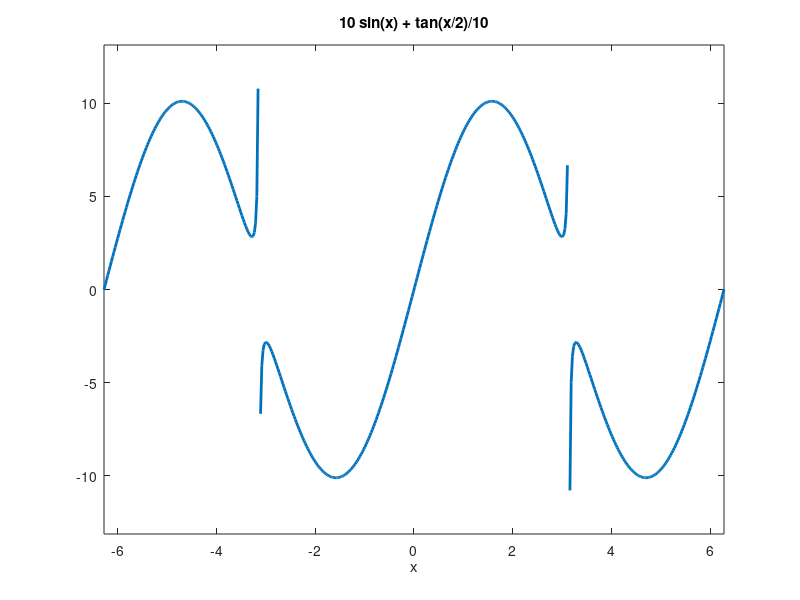
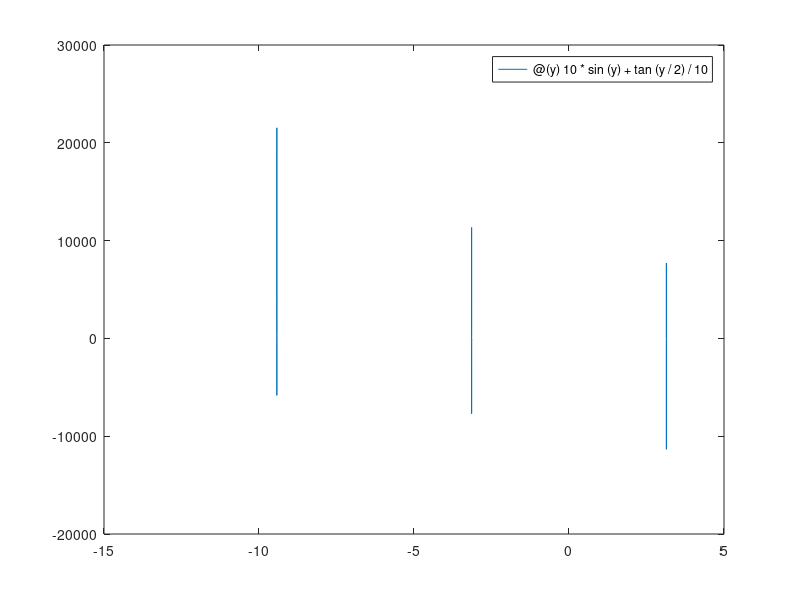

MATLAB code for these plots, in order: (Note: this script raises an error after producing the figures.)
%%
%     COURSE: Master MATLAB through guided problem-solving
%    SECTION: Calculus and differential equations
%      VIDEO: Plotting functions with symbolic toolbox
% Instructor: mikexcohen.com
%
%%

%% using ezplot

figure(1), clf

fx = '10*sin(x) + tan(x/2)/10';
h = ezplot(fx);
set(h,'linew',2)

%% using fplot

fy = @(y) 10*sin(y) + tan(y/2)/10;
figure(2), clf
h = fplot(fy, [-15, 5] )
set(h,'linew',2)

%% plotting implicit functions

% define function as anonymous
fts = @(s, r, t) 2.^(t.*s) + r.*s - t.*s.^(1/3);

figure(4), clf
% also a nice one: cardioid-inspired function
%fts = @(t,a,b) 2*a.*(1-cos(t))+abs(b);

h = fimplicit3(fts);
rotate3d on, axis image
set(h,'linestyle','none')

%% polar plot

% cardioid as anonymous function
cardioid = @(t) 2*(1-cos(t));
figure(5), clf
h = ezpolar(cardioid);
set(h,'linew',2,'color','r')

%%
